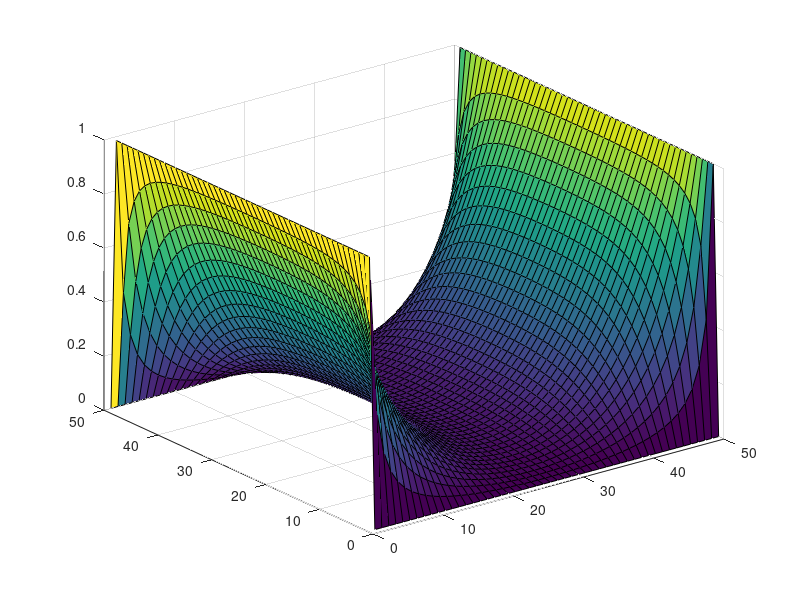
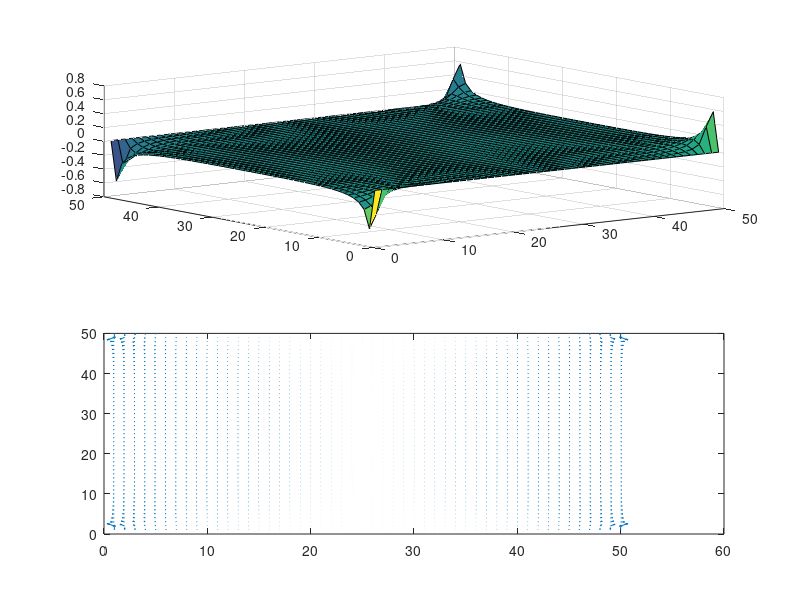

The MATLAB source for these figures, in order:
%{
Author: Maharshi Gurjar
ELEC 4700 - PA 3 
%}
nx=50;
ny=50;
numLoops=200;
V= zeros(nx,ny);
Boundary_Ones=ones(ny,1);
Boundary_Zeros=zeros(ny,1);
V(:,1)=Boundary_Ones;
V(:,ny)=Boundary_Zeros;
figure(1)
h = surf(V);
for i=1:numLoops
   V = imboxfilt(V,3);%2-D box filtering of images
   V(:,1)=Boundary_Ones;
   V(:,ny)=Boundary_Ones;
   V(1,:) = Boundary_Zeros;
   V(nx,:) = Boundary_Zeros;
   h = surf(V);
   pause(0.01);
end
[Ex,Ey] = gradient(V);
figure(2)
Esurfplot = subplot(2,1,1);
Esurf = surf(Ex,Ey);
Equivplot = subplot(2,1,2);
Equiv = quiver(Ex,Ey);
